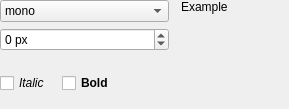
<?xml version="1.0" encoding="UTF-8"?>
<ui version="4.0">
 <class>ui_font_widget</class>
 <widget class="QWidget" name="ui_font_widget">
  <property name="geometry">
   <rect>
    <x>0</x>
    <y>0</y>
    <width>289</width>
    <height>109</height>
   </rect>
  </property>
  <property name="windowTitle">
   <string>Form</string>
  </property>
  <layout class="QVBoxLayout" name="vertical_layout">
   <property name="spacing">
    <number>6</number>
   </property>
   <property name="margin">
    <number>0</number>
   </property>
   <item>
    <widget class="QWidget" name="widget_2" native="true">
     <layout class="QHBoxLayout" name="horizontalLayout_2">
      <property name="spacing">
       <number>12</number>
      </property>
      <property name="margin">
       <number>0</number>
      </property>
      <item>
       <widget class="QWidget" name="widget_3" native="true">
        <layout class="QVBoxLayout" name="verticalLayout">
         <property name="margin">
          <number>0</number>
         </property>
         <item>
          <widget class="QComboBox" name="combobox_family">
           <item>
            <property name="text">
             <string notr="true">mono</string>
            </property>
           </item>
           <item>
            <property name="text">
             <string notr="true">sans</string>
            </property>
           </item>
           <item>
            <property name="text">
             <string notr="true">serif</string>
            </property>
           </item>
           <item>
            <property name="text">
             <string notr="true">arabic</string>
            </property>
           </item>
           <item>
            <property name="text">
             <string notr="true">chinese-japanese-korean</string>
            </property>
           </item>
           <item>
            <property name="text">
             <string notr="true">hebrew</string>
            </property>
           </item>
           <item>
            <property name="text">
             <string notr="true">hindi</string>
            </property>
           </item>
           <item>
            <property name="text">
             <string>other ...</string>
            </property>
           </item>
          </widget>
         </item>
         <item>
          <widget class="QSpinBox" name="spinbox_size">
           <property name="suffix">
            <string> px</string>
           </property>
           <property name="minimum">
            <number>-1</number>
           </property>
           <property name="maximum">
            <number>1024</number>
           </property>
          </widget>
         </item>
         <item>
          <widget class="QWidget" name="widget" native="true">
           <property name="sizePolicy">
            <sizepolicy hsizetype="Fixed" vsizetype="Preferred">
             <horstretch>0</horstretch>
             <verstretch>0</verstretch>
            </sizepolicy>
           </property>
           <layout class="QHBoxLayout" name="horizontalLayout">
            <property name="spacing">
             <number>12</number>
            </property>
            <property name="margin">
             <number>0</number>
            </property>
            <item>
             <widget class="QCheckBox" name="checkbox_italic">
              <property name="font">
               <font>
                <italic>true</italic>
               </font>
              </property>
              <property name="text">
               <string>Italic</string>
              </property>
             </widget>
            </item>
            <item>
             <widget class="QCheckBox" name="checkbox_bold">
              <property name="font">
               <font>
                <weight>75</weight>
                <bold>true</bold>
               </font>
              </property>
              <property name="text">
               <string>Bold</string>
              </property>
             </widget>
            </item>
           </layout>
          </widget>
         </item>
        </layout>
       </widget>
      </item>
      <item>
       <widget class="QLabel" name="label_example">
        <property name="text">
         <string>Example</string>
        </property>
        <property name="alignment">
         <set>Qt::AlignLeading|Qt::AlignLeft|Qt::AlignTop</set>
        </property>
       </widget>
      </item>
     </layout>
    </widget>
   </item>
  </layout>
 </widget>
 <resources/>
 <connections/>
</ui>
